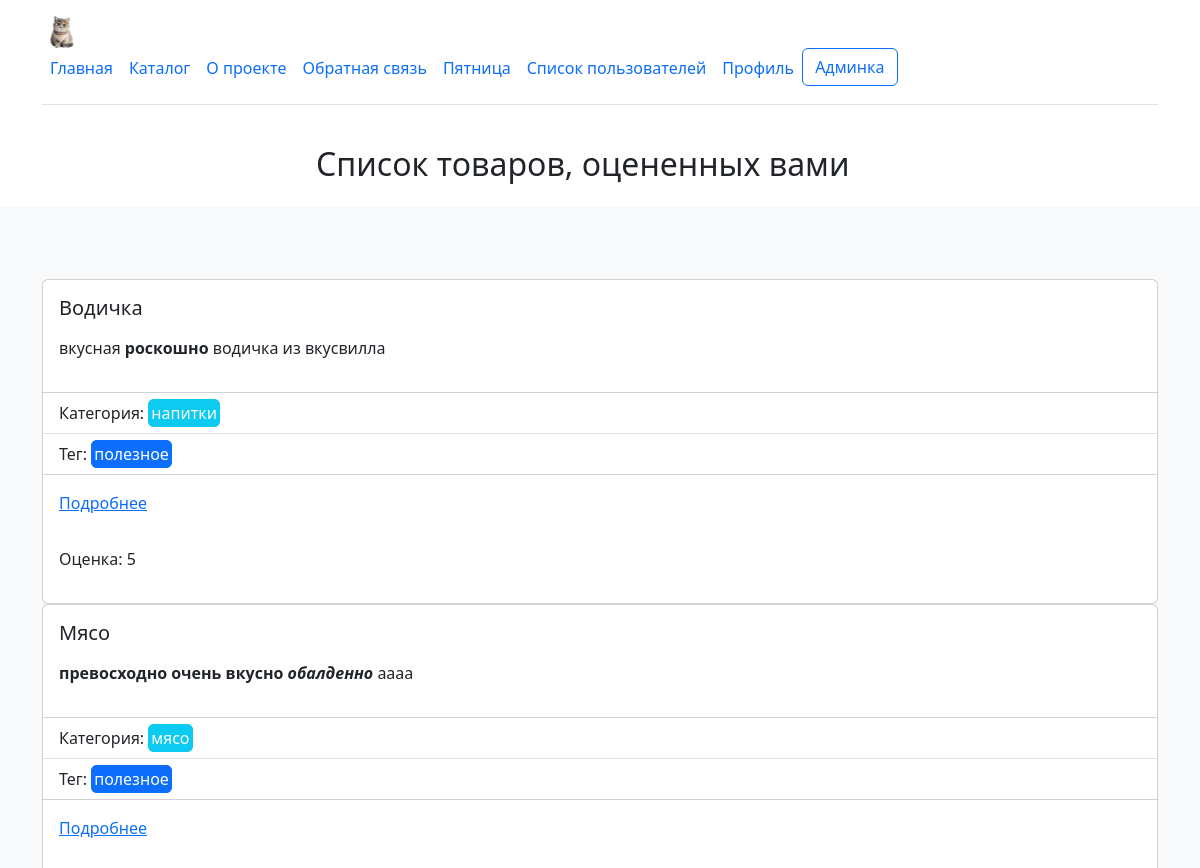
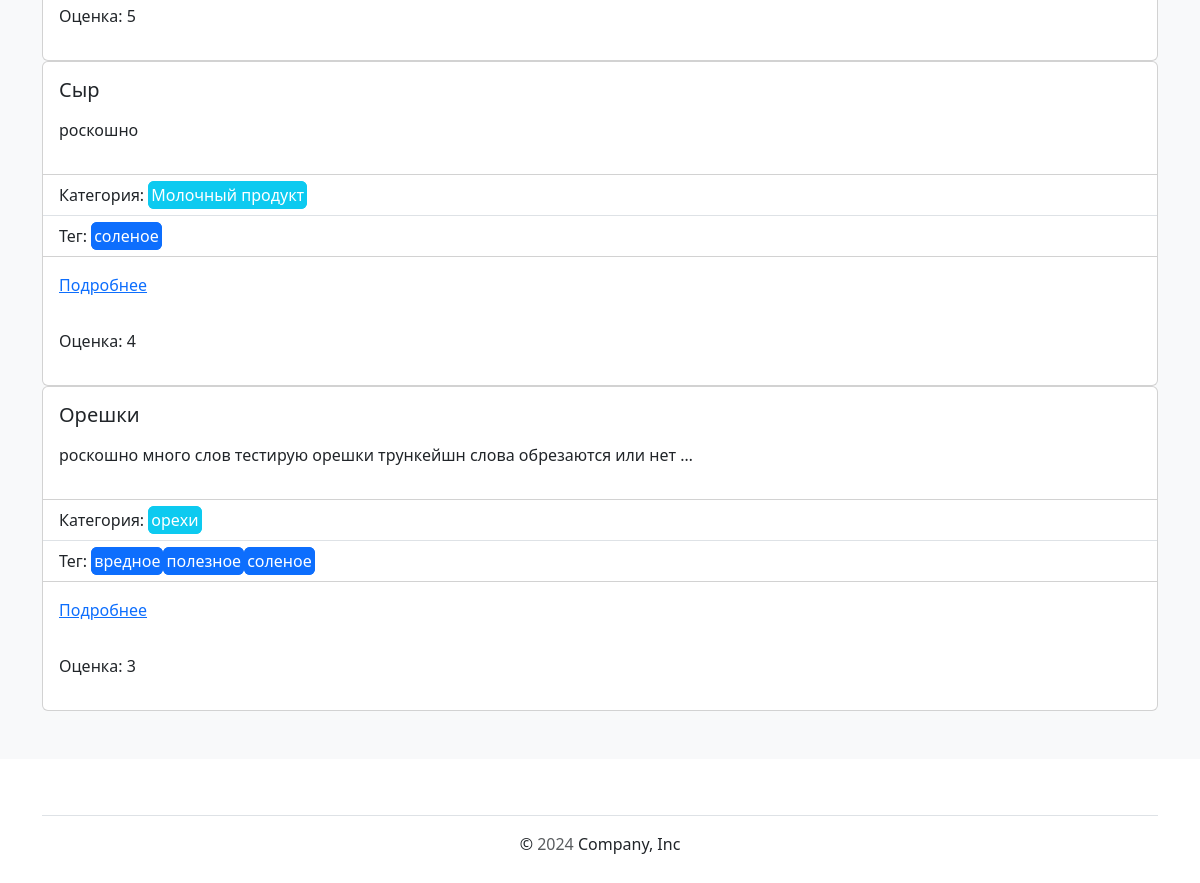
Page /statistics/rated/ (signed in) on the earlier database version (2 pictures, top to bottom).
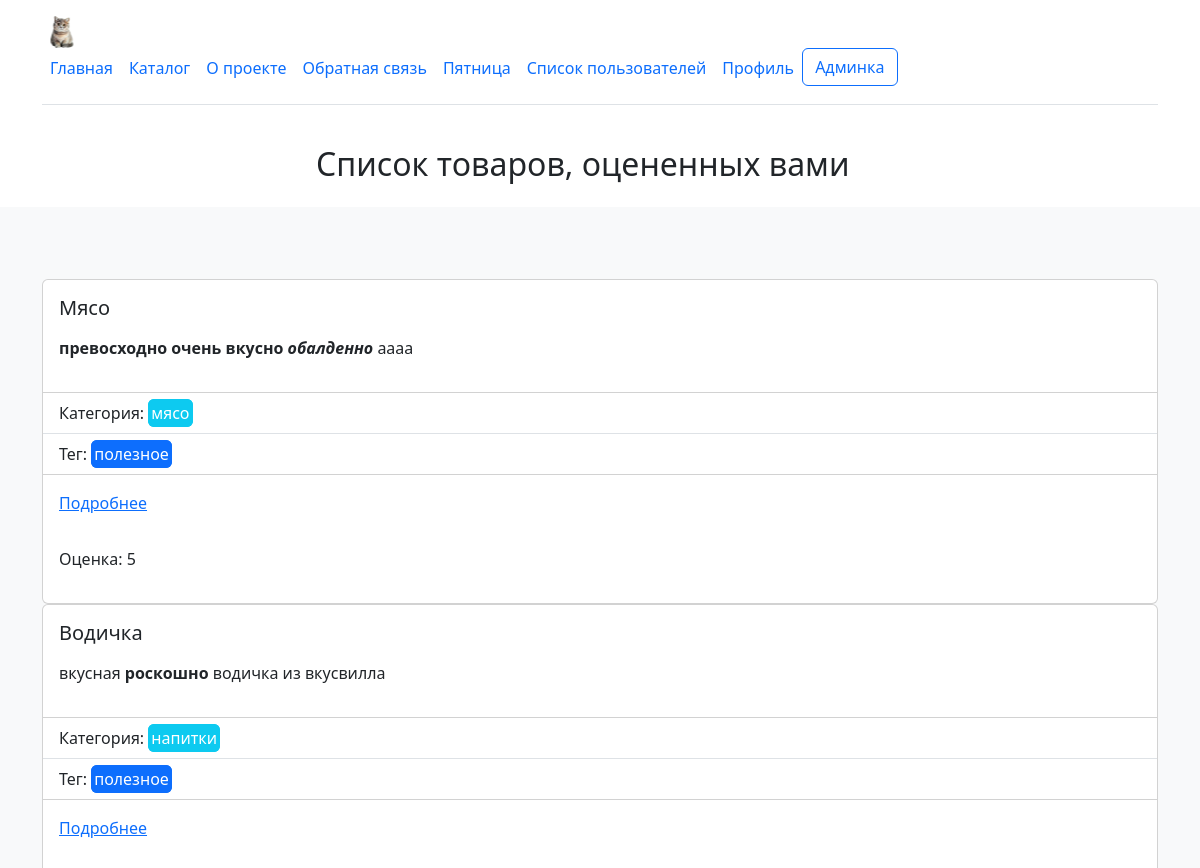
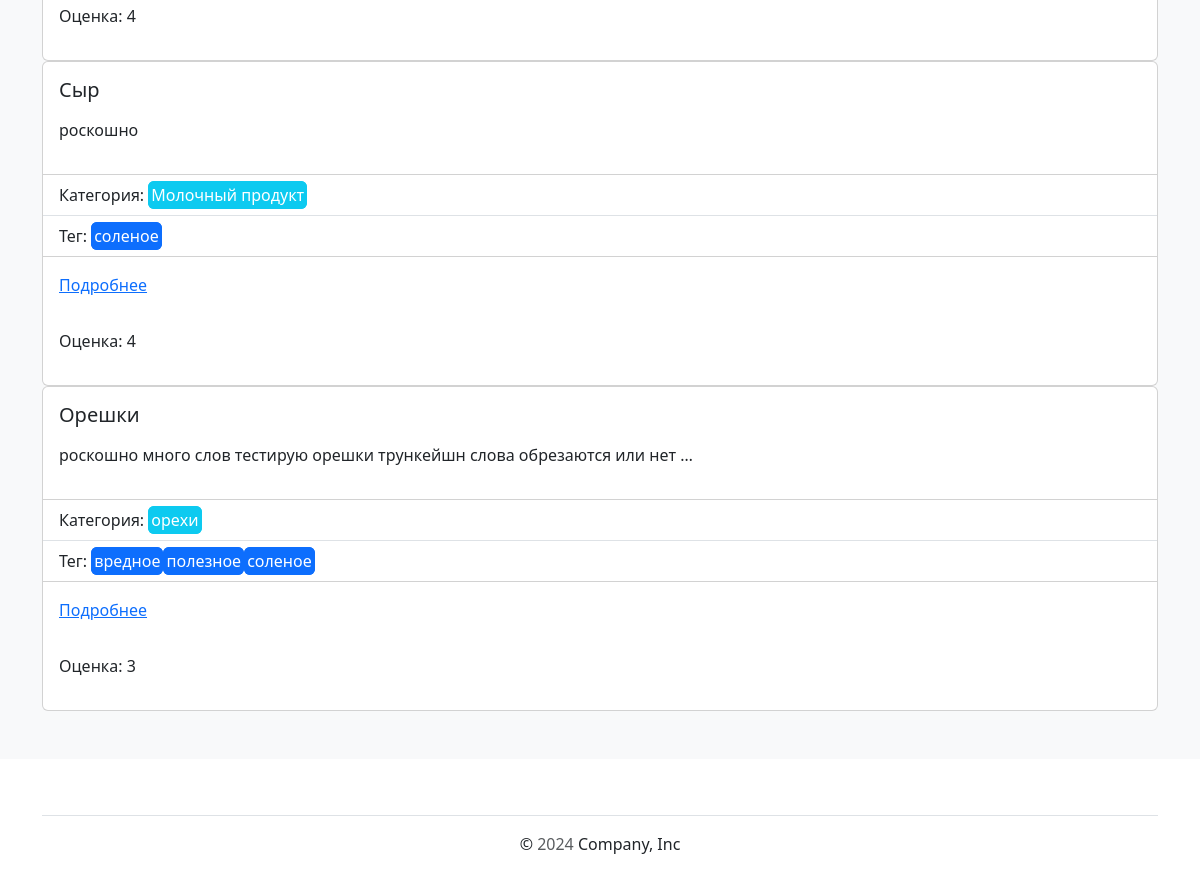
Same page on the later database version (2 pictures, top to bottom).
### catalog/models.py (models this page shows, shortened)
class Item(core.models.AbstractModel):
    text = tinymce.models.HTMLField(
        "текст",
        validators=[
            catalog.validators.ValidateMustContain("роскошно", "превосходно"),
        ],
        help_text="введите текст",
    )
    category = django.db.models.ForeignKey(
        Category,
        on_delete=django.db.models.CASCADE,
        default=None,
        related_name="items",
        related_query_name="item",
    )
    tags = django.db.models.ManyToManyField(
        Tag,
        related_name="items",
        related_query_name="item",
    )
    is_on_main = django.db.models.BooleanField(
        "принадлежит к главной странице",
        default=False,
        help_text="введите принадлежит ли к главной странице товар",
    )
    created_at = django.db.models.DateTimeField(
        "дата создания",
        auto_now_add=True,
        null=True,
    )
    updated_at = django.db.models.DateTimeField(
        "обновлено",
        auto_now=True,
        null=True,
    )
    objects = catalog.managers.ItemManager()
    def image_tmb(self):
        if self.main_image:
            return django.utils.safestring.mark_safe(
                f"<img src='{self.main_image.image.url}' width='50'>",
            )
        return "Нет изображения"
    image_tmb.short_description = "превью"
    image_tmb.allow_tags = True
    class Meta:
        verbose_name = "товар"
        verbose_name_plural = "товары"

class Category(core.models.AbstractModel):
    slug = django.db.models.SlugField(
        "слаг",
        max_length=200,
        unique=True,
        help_text="введите слаг",
    )
    weight = django.db.models.PositiveSmallIntegerField(
        "вес",
        default=100,
        validators=[catalog.validators.validate_int_from_1_to_32767],
        help_text="введите вес",
    )
    normalized_name = django.db.models.CharField(
        "нормализированное имя",
        max_length=150,
        unique=False,
        blank=True,
        default=None,
        null=True,
    )
    class Meta:
        verbose_name = "категория"
        verbose_name_plural = "категории"

class Tag(core.models.AbstractModel):
    slug = django.db.models.SlugField(
        "слаг",
        max_length=200,
        unique=True,
        help_text="введите слаг",
    )
    normalized_name = django.db.models.CharField(
        "нормализированное имя",
        max_length=150,
        unique=False,
        blank=True,
        default=None,
        null=True,
    )
    class Meta:
        verbose_name = "тег"
        verbose_name_plural = "теги"
    def __str__(self):
        return self.name

### rating/models.py (models this page shows, shortened)
class Rating(models.Model):
    class ScoreChoices(models.IntegerChoices):
        hate = 1, "Ненависть"
        dislike = 2, "Неприязнь"
        normal = 3, "Нейтрально"
        like = 4, "Обожание"
        love = 5, "Любовь"
        __empty__ = "Неизвестно"
    user = models.ForeignKey(
        User,
        on_delete=models.CASCADE,
        help_text="пользователь",
        related_name="ratings",
    )
    item = models.ForeignKey(
        catalog.models.Item,
        on_delete=models.CASCADE,
        help_text="товар",
        related_name="rating",
    )
    score = models.IntegerField(
        "оценка",
        choices=ScoreChoices.choices,
        default=ScoreChoices.normal,
        help_text="оценка",
        blank=True,
        null=True,
    )
    created_at = models.DateTimeField(
        "дата создания",
        help_text="дата создания",
        auto_now_add=True,
        null=True,
    )
    updated_at = models.DateTimeField(
        help_text="дата последнего изменения",
        auto_now=True,
        null=True,
    )
    class Meta:
        verbose_name = "отзыв"
        verbose_name_plural = "отзывы"
        constraints = [
            models.UniqueConstraint(
                fields=["user_id", "item_id"],
                name="unique_user_item",
            ),
        ]

### stats/views.py (the view)
# urls.py: path("rated/", stats.views.RatedItemsView.as_view(), name="rated-items"),
class RatedItemsView(mixins.LoginRequiredMixin, generic.View):
    def get(self, request):
        context = {}
        items = catalog.models.Item.objects.published()
        prefetched_items = (
            items.prefetch_related(
                Prefetch(
                    "rating",
                    queryset=rating.models.Rating.objects.filter(
                        user=request.user,
                    ),
                ),
            )
            .filter(rating__user=request.user)
            .order_by("-rating__score")
        )
        context["items"] = prefetched_items
        return render(request, "stats/rated_items.html", context)

### catalog/managers.py (called while the page is built)
    def published(self):
        item = self.get_queryset().filter(
            is_published=True,
            category__is_published=True,
        )
        item_field_name = catalog.models.Item.category.field.name
        category_field_name = catalog.models.Category.name.field.name
        category_order_by = f"{item_field_name}__{category_field_name}"
        queryset = item.order_by(
            category_order_by,
            catalog.models.Item.name.field.name,
        )
        return queryset.select_related(
            catalog.models.Item.category.field.name,
        ).prefetch_related(
            django.db.models.Prefetch(
                catalog.models.Item.tags.field.name,
                queryset=catalog.models.Tag.objects.filter(
                    is_published=True,
                ).defer(catalog.models.Tag.is_published.field.name),
            ),
        )

### lyceum/context_processors.py (called while the page is built)
def birthday_context_processor(request):
    user_offset = request.COOKIES.get("user_offset")
    current_time_utc = timezone.now()
    if user_offset:
        try:
            hours_offset = float(user_offset)
            user_time = current_time_utc + timedelta(hours=hours_offset)
        except ValueError:
            user_time = current_time_utc
    else:
        user_time = current_time_utc
    current_date = user_time.date()
    birthday_people = (
        User.objects.filter(
            profile__birthday__day=current_date.day,
            profile__birthday__month=current_date.month,
        )
        .select_related("profile")
        .only(
            "email",
            "first_name",
            "profile__birthday",
        )
    )
    return {
        "birthday_people": birthday_people,
    }

### templates/stats/rated_items.html
{% extends "base.html" %}
{% load i18n %}
{% block content %}
<div class="w-50 p-3 mx-auto">
    <h2>Список товаров, оцененных вами</h2>
</div>
<div class="album py-5 bg-light">
    <div class="container">
      <br />
      {% for item in items %}
        <div class="col">
            <div class="card">
            <div class="card-body">
                <h5 class="card-title">{{ item.name|capfirst }}</h5>
                <p class="card-text">{{ item.text|safe|truncatewords_html:10 }}</p>
            </div>
            <ul class="list-group list-group-flush">
                <li class="list-group-item">
                Категория:
                <span class="border border-3 border-info bg-info rounded-2 text-white"
                    >{{ item.category.name }}</span
                >
                </li>
                <li class="list-group-item">
                Тег: {% for tag in item.tags.all %}<span
                    class="border border-3 border-primary bg-primary rounded-2 text-white"
                    >{{ tag }}</span
                >{% endfor %}
                </li>
            </ul>
            <div class="card-body">
                <a href="{% url 'catalog:default-converter-page' item.id %}" class="card-link"
                >Подробнее</a
                >
            </div>
            <div class="card-body">
                <p>Оценка:
                {% for rating in item.rating.all %}
                    {{ rating.score }}
                {% endfor%}
                </p>
            </div>
        </div>
      {% endfor %}
    </div>
  </div>
{% endblock content %}

### templates/base.html (shortened to what this page needs)
{% load static %}
<!DOCTYPE html>
<html lang="ru">
  <head>
    <link rel="stylesheet" href="{% static 'css/bootstrap.min.css' %}">
    <link rel="stylesheet" href="{% static 'css/footer.css' %}">
    <link rel="stylesheet" href="{% static 'css/my_styles.css' %}">
  </head>
  <body>
    <div class="wrapper">
      {% include "includes/header.html" %}
      <main>
        {% block content %}No content{% endblock %}
      </main>
      {% include "includes/footer.html" %}
    </div>
  </body>
</html>

### templates/includes/header.html (shortened to what this page needs)
{% load static %}
{% load i18n %}
<div class="container">
<header
class="d-flex flex-wrap align-items-center justify-content-center justify-content-md-between py-3 mb-4 border-bottom"
>
    <a
    href="{% url 'homepage:index-page' %}"
    class="d-flex align-items-center col-md-3 mb-2 mb-md-0 text-dark text-decoration-none"
    >
    <img
    class="bi me-2"
    width="40"
    height="32"
    role="img"
    alt="Icon"
    src="{% static 'img/favicon.svg' %}"
    />
    </a>
  {% with request.resolver_match.view_name as view_name %}
  <ul class="nav col-12 col-md-auto mb-2 justify-content-center mb-md-0">
    <li>
      <a {% if view_name != "homepage:index-page" %} href="{% url 'homepage:index-page' %}"{% endif %} class="nav-link px-2 link{% if view_name == 'homepage:index-page' %}-secondary active{% endif %}">Главная</a>
    </li>
    <li>
      <a {% if view_name != "catalog:index-page" %} href="{% url 'catalog:index-page' %}"{% endif %} class="nav-link px-2 link{% if view_name == 'catalog:index-page' %}-secondary active{% endif %}">Каталог</a
      >
    </li>
    <li>
      <a {% if view_name != "about:index-page" %} href="{% url 'about:index-page' %}"{% endif %} class="nav-link px-2 link{% if view_name == 'about:index-page' %}-secondary active{% endif %}">О проекте</a>
    </li>
    <li>
      <a {% if view_name != "feedback:feedback" %} href="{% url 'feedback:feedback' %}"{% endif %} class="nav-link px-2 link{% if view_name == 'feedback:feedback' %}-secondary active{% endif %}">Обратная связь</a>
    </li>
    <li>
      <a {% if view_name != "catalog:friday-page" %} href="{% url 'catalog:friday-page' %}"{% endif %} class="nav-link px-2 link{% if view_name == 'catalog:friday-page' %}-secondary active{% endif %}">Пятница</a>
    </li>
    <li>
      <a {% if view_name != "users:user-list" %} href="{% url 'users:user-list' %}"{% endif %} class="nav-link px-2 link{% if view_name == 'users:user-list' %}-secondary active{% endif %}">Список пользователей</a>
    </li>
    {% if request.user.is_authenticated %}
    <li>
      <a {% if view_name != "users:user-profile" %} href="{% url 'users:user-profile' %}"{% endif %} class="nav-link px-2 link{% if view_name == 'users:user-profile' %}-secondary active{% endif %}">Профиль</a>
    </li>
    {% else %}
    <li>
      <a {% if view_name != "users:login" %} href="{% url 'users:login' %}"{% endif %} class="nav-link px-2 link{% if view_name == 'users:login' %}-secondary active{% endif %}">Вход</a>
    </li>
    {% endif %}
    {% if request.user.is_superuser %}
    <li>
      <a href="{% url 'admin:index' %}" class="btn btn-outline-primary"> Админка</a>
    </li>
    {% endif %}
  </ul>
  {% endwith %}
</header>
</div>

### templates/includes/footer.html (shortened to what this page needs)
{% load static %}
<div class="container">
  <footer class="py-3 my-4">
    <ul class="nav justify-content-center border-bottom pb-3 mb-3"></ul>
    <p class="text-center"> © <span class="text-center text-body-secondary" id="currentYear">{% now "Y" %}</span> Company, Inc</p>
  </footer>
</div>

### static_dev/css/footer.css (style rules this page uses)
.wrapper { display:flex; flex-direction:column; min-height:100vh; }
main { flex:1 1 auto; }
footer { flex:0 0; }

Differences in the rows shown:
shown differently, row unchanged: Item "Мясо": moves up the list
changed Rating (number 2 of 4 on the later page): score "5" → "4"
